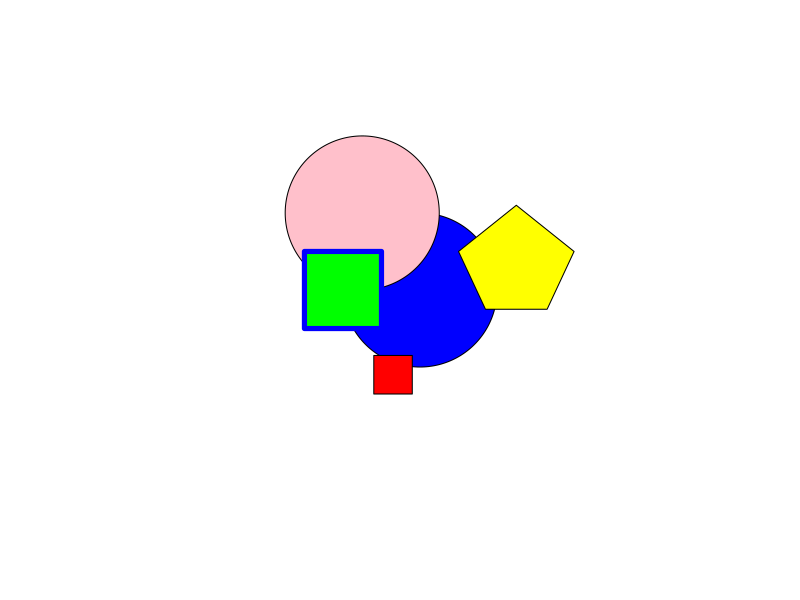

Write the R code that produced this figure.
## ---- chunk 1
canvas<-function(mn=0, mx=100){
  plot(1:2,ylim=c(mn,mx), xlim=c(mn,mx), asp=1, xaxt="n", yaxt="n", type="n", bty="n", xlab="",ylab="")
  }
circle<-function(x,y,r,ry=r,...){
  angs<-seq(0,2*pi, length=200)
  xpts<-x+r*cos(angs)
  ypts<-y+r*sin(angs)
  polygon(xpts,ypts,...)
}
## ---- chunk 2
canvas()
circle(50,50,20, col="blue", border=NULL)
circle(35,70,r=20,ry=40,col="pink", border=NULL)
polygon(c(20,40,40,20),c(40,40,60,60), col="green",border="blue",lwd=5)
polygon(c(38,48,48,38),c(33,33,23,23),col="red",border="black")
polygon(c(67,60,75,90,83),c(45,60,72,60,45),col="yellow",border=NULL)


